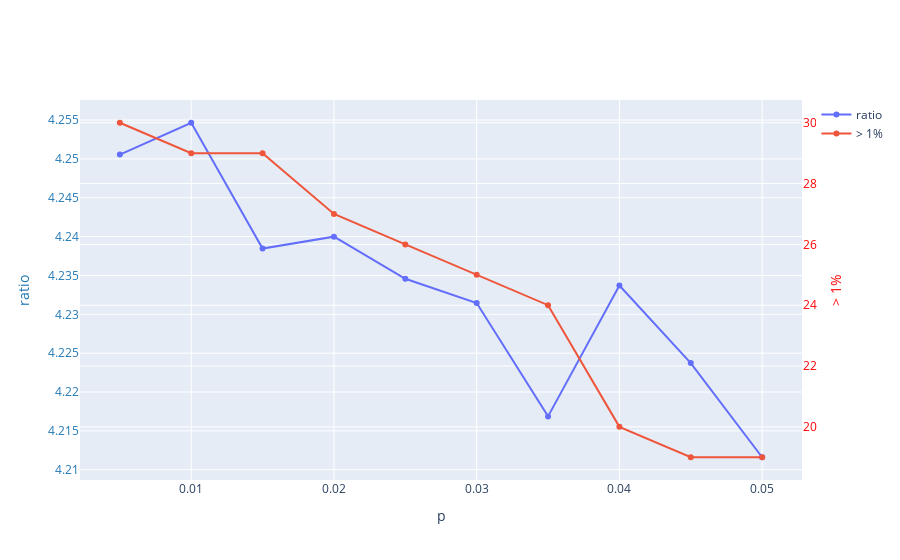

The notebook cell this image was saved under:
### Code cell
fig = go.Figure()
#k = 8, pop size 100
fig.add_trace(go.Scatter(x=df_p['p'], y=df_p['ratio'], name="ratio", yaxis="y1"))
fig.add_trace(go.Scatter(x=df_p['p'], y=df_p['> 1%'], name="> 1%", yaxis="y2"))
fig.update_layout(
    xaxis=dict(title='p'),
    yaxis=dict(
        title="ratio",
        titlefont=dict(
            color="#1f77b4"
        ),
        tickfont=dict(
            color="#1f77b4"
        )
    ),
    yaxis2=dict(
        title="> 1%",
        titlefont=dict(
            color="red"
        ),
        tickfont=dict(
            color="red"
        ),
        anchor="free",
        overlaying="y",
        side="right",
        position=1
    ))
fig.show()

### Figure 1 — Plotly figure (JSON) as saved in the notebook; plotly's stock layout.template omitted (floating-point values rounded to 4 significant figures)
{"data": [{"name": "ratio", "type": "scatter", "x": [0.005, 0.01, 0.015, 0.02, 0.025, 0.03, 0.035, 0.04, 0.045, 0.05], "y": [4.251, 4.255, 4.238, 4.24, 4.235, 4.231, 4.217, 4.234, 4.224, 4.212], "yaxis": "y"}, {"name": "> 1%", "type": "scatter", "x": [0.005, 0.01, 0.015, 0.02, 0.025, 0.03, 0.035, 0.04, 0.045, 0.05], "y": [30, 29, 29, 27, 26, 25, 24, 20, 19, 19], "yaxis": "y2"}], "layout": {"xaxis": {"title": {"text": "p"}}, "yaxis": {"tickfont": {"color": "#1f77b4"}, "title": {"font": {"color": "#1f77b4"}, "text": "ratio"}}, "yaxis2": {"anchor": "free", "overlaying": "y", "position": 1, "side": "right", "tickfont": {"color": "red"}, "title": {"font": {"color": "red"}, "text": "> 1%"}}}}
